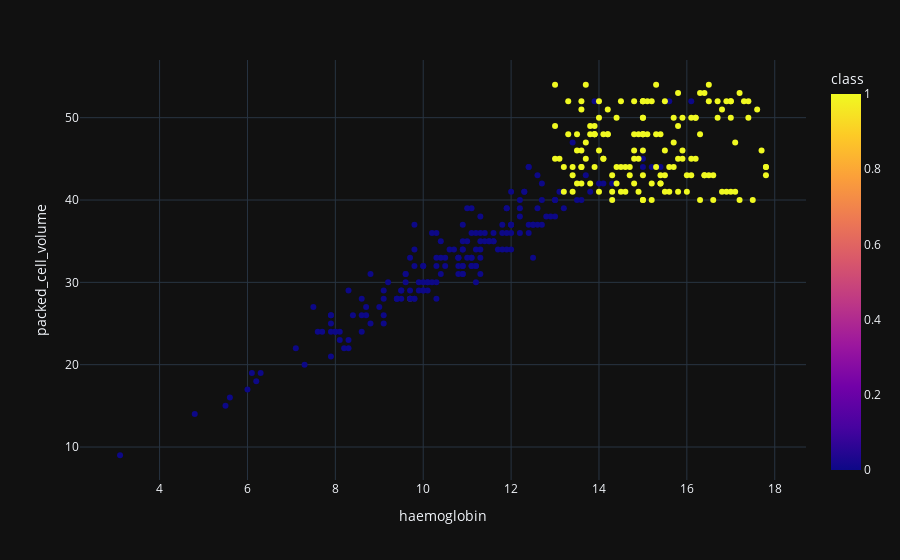

The notebook cell this image was saved under:
### Code cell
scatter('haemoglobin','packed_cell_volume')  #not working !!!!!!!!!!!!!!!!

### Figure 1 — Plotly figure (JSON) as saved in the notebook; plotly's stock layout.template omitted (floating-point values rounded to 4 significant figures; data arrays with more than 128 entries replaced by an {"elided": "..."} marker saying what was removed)
{"data": [{"hovertemplate": "haemoglobin=%{x}<br>packed_cell_volume=%{y}<br>class=%{marker.color}<extra></extra>", "legendgroup": "", "marker": {"color": {"elided": "400 int values"}, "coloraxis": "coloraxis", "symbol": "circle"}, "mode": "markers", "name": "", "orientation": "v", "showlegend": false, "type": "scatter", "x": {"elided": "400 float values"}, "xaxis": "x", "y": {"elided": "400 int values"}, "yaxis": "y"}], "layout": {"autosize": true, "coloraxis": {"colorbar": {"title": {"text": "class"}}, "colorscale": [[0, "#0d0887"], [0.1111, "#46039f"], [0.2222, "#7201a8"], [0.3333, "#9c179e"], [0.4444, "#bd3786"], [0.5556, "#d8576b"], [0.6667, "#ed7953"], [0.7778, "#fb9f3a"], [0.8889, "#fdca26"], [1, "#f0f921"]]}, "legend": {"tracegroupgap": 0}, "margin": {"t": 60}, "xaxis": {"anchor": "y", "autorange": true, "domain": [0, 1], "range": [2.15, 18.75], "title": {"text": "haemoglobin"}, "type": "linear"}, "yaxis": {"anchor": "x", "autorange": true, "domain": [0, 1], "range": [5.516, 57.48], "title": {"text": "packed_cell_volume"}, "type": "linear"}}}
